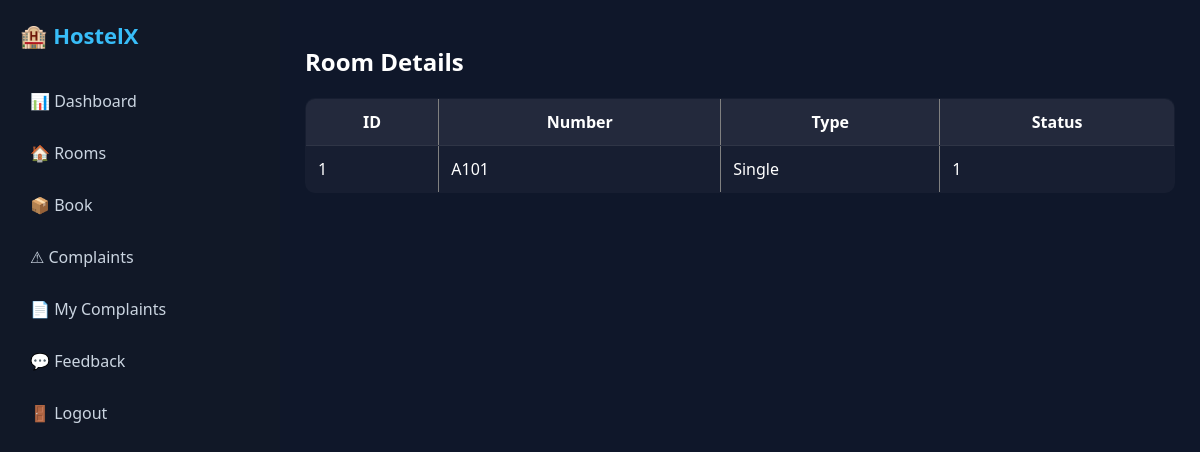
The page /room-details on the database its author committed.
### tables this page shows
CREATE TABLE Room(
Room_ID INTEGER PRIMARY KEY,
Room_Number TEXT,
Room_Type TEXT,
Capacity INTEGER,
Occupied_Beds INTEGER,
Room_Status TEXT
);

### app.py (the view)
@app.route("/room-details")
def room_details():
    conn = sqlite3.connect("hostel.db")
    cur = conn.cursor()
    cur.execute("SELECT * FROM Room")
    rooms = cur.fetchall()
    conn.close()
    return render_template("student/room_details.html", rooms=rooms)

### templates/student/room_details.html
{% extends "base.html" %}
{% block content %}
<h2>Room Details</h2>
<table border="1">
<tr>
    <th>ID</th>
    <th>Number</th>
    <th>Type</th>
    <th>Status</th>
</tr>
{% for r in rooms %}
<tr>
    <td>{{ r[0] }}</td>
    <td>{{ r[1] }}</td>
    <td>{{ r[2] }}</td>
    <td>{{ r[3] }}</td>
</tr>
{% endfor %}
</table>
{% endblock %}

### static/style.css (style rules this page uses)
body { margin: 0; font-family: "Segoe UI", sans-serif; background: #0f172a; color: white; }
table { width: 100%; margin-top: 20px; border-collapse: collapse; background: rgba(255,255,255,0.03); border-radius: 10px; overflow: hidden; }
th, td { padding: 12px; border-bottom: 1px solid rgba(255,255,255,0.1); }
th { background: rgba(255,255,255,0.05); }

### rows shown on the page
Room: Room_ID "1", Room_Number "A101", Room_Type "Single", Capacity "1"
